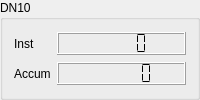
        <widget class="QGroupBox" name="gBox_StdDN10">
         <property name="title">
          <string>DN10</string>
         </property>
         <layout class="QGridLayout" name="gridLayout_6">
          <item row="0" column="0">
           <widget class="QLabel" name="label_17">
            <property name="sizePolicy">
             <sizepolicy hsizetype="Fixed" vsizetype="Preferred">
              <horstretch>0</horstretch>
              <verstretch>0</verstretch>
             </sizepolicy>
            </property>
            <property name="minimumSize">
             <size>
              <width>30</width>
              <height>20</height>
             </size>
            </property>
            <property name="text">
             <string>Inst</string>
            </property>
           </widget>
          </item>
          <item row="1" column="0">
           <widget class="QLabel" name="label_18">
            <property name="sizePolicy">
             <sizepolicy hsizetype="Fixed" vsizetype="Preferred">
              <horstretch>0</horstretch>
              <verstretch>0</verstretch>
             </sizepolicy>
            </property>
            <property name="minimumSize">
             <size>
              <width>30</width>
              <height>20</height>
             </size>
            </property>
            <property name="text">
             <string>Accum</string>
            </property>
           </widget>
          </item>
          <item row="1" column="1">
           <widget class="QLCDNumber" name="lcdAccumStdMeter_10">
            <property name="sizePolicy">
             <sizepolicy hsizetype="Preferred" vsizetype="Fixed">
              <horstretch>0</horstretch>
              <verstretch>0</verstretch>
             </sizepolicy>
            </property>
            <property name="minimumSize">
             <size>
              <width>40</width>
              <height>0</height>
             </size>
            </property>
            <property name="numDigits">
             <number>6</number>
            </property>
            <property name="segmentStyle">
             <enum>QLCDNumber::Flat</enum>
            </property>
           </widget>
          </item>
          <item row="0" column="1">
           <widget class="QLCDNumber" name="lcdInstStdMeter_10">
            <property name="sizePolicy">
             <sizepolicy hsizetype="Preferred" vsizetype="Fixed">
              <horstretch>0</horstretch>
              <verstretch>0</verstretch>
             </sizepolicy>
            </property>
            <property name="minimumSize">
             <size>
              <width>40</width>
              <height>0</height>
             </size>
            </property>
            <property name="numDigits">
             <number>5</number>
            </property>
            <property name="segmentStyle">
             <enum>QLCDNumber::Flat</enum>
            </property>
           </widget>
          </item>
         </layout>
        </widget>
